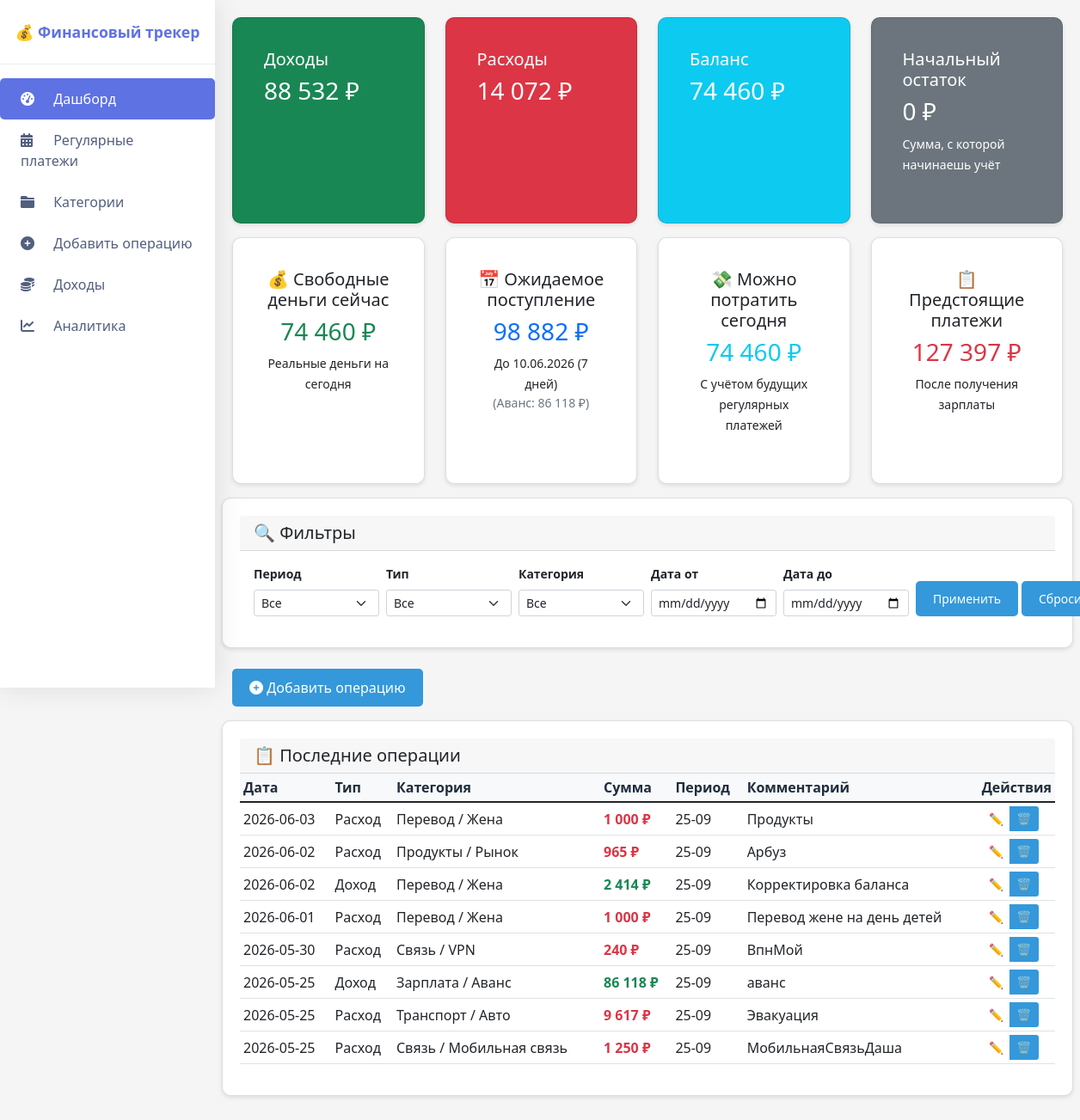
The page / on the database its author committed.
### tables this page shows
CREATE TABLE operations (
                id INTEGER PRIMARY KEY AUTOINCREMENT,
                date TEXT NOT NULL,
                type TEXT NOT NULL,
                category TEXT NOT NULL,
                subcategory TEXT,
                amount REAL NOT NULL,
                comment TEXT,
                period TEXT
            );

### routes/main.py (the view)
    @app.route('/')
    def index():
        apply_regular_payments()
        today = date.today()
        current_money = get_current_money()
        period_filter = request.args.get('period', '')
        type_filter = request.args.get('type', '')
        category_filter = request.args.get('category', '')
        date_from = request.args.get('date_from', '')
        date_to = request.args.get('date_to', '')
        query = 'SELECT * FROM operations WHERE 1=1'
        params = []
        if period_filter:
            query += ' AND period = ?'
            params.append(period_filter)
        if type_filter:
            query += ' AND type = ?'
            params.append(type_filter)
        if category_filter:
            query += ' AND category = ?'
            params.append(category_filter)
        if date_from:
            query += ' AND date >= ?'
            params.append(date_from)
        if date_to:
            query += ' AND date <= ?'
            params.append(date_to)
        query += ' ORDER BY date DESC LIMIT 100'
        with get_db() as conn:
            operations = conn.execute(query, params).fetchall()
            all_categories = [row['name'] for row in conn.execute(
                'SELECT DISTINCT name FROM categories WHERE parent_id IS NULL ORDER BY name').fetchall()]
            total_income = \
            conn.execute('SELECT COALESCE(SUM(amount), 0) FROM operations WHERE type="Доход"').fetchone()[0]
            total_expense = \
            conn.execute('SELECT COALESCE(SUM(amount), 0) FROM operations WHERE type="Расход"').fetchone()[0]
            balance = total_income - total_expense
            planned_salary_row = conn.execute('SELECT value FROM settings WHERE key = "planned_salary"').fetchone()
            planned_salary = float(planned_salary_row['value']) if planned_salary_row else 185000
            advance_row = conn.execute('''
                SELECT amount
                FROM operations
                WHERE type = 'Доход'
                AND category = 'Зарплата'
                AND subcategory = 'Аванс'
                ORDER BY date DESC
                LIMIT 1
            ''').fetchone()
            real_advance = advance_row['amount'] if advance_row else 0
            if real_advance > 0:
                expected_remainder = planned_salary - real_advance
                salary_remainder_text = f"{expected_remainder:,.0f} ₽".replace(",", " ")
                salary_remainder_note = f"(Аванс: {real_advance:,.0f} ₽)".replace(",", " ")
            else:
                expected_remainder = planned_salary
                salary_remainder_text = f"{expected_remainder:,.0f} ₽".replace(",", " ")
                salary_remainder_note = "⚠️ Аванс ещё не внесён"
            income_cats = {}
            expense_cats = {}
            income_main = conn.execute(
                'SELECT * FROM categories WHERE parent_id IS NULL AND type = "Доход" ORDER BY name').fetchall()
            for cat in income_main:
                subcats = conn.execute('SELECT name FROM categories WHERE parent_id = ? ORDER BY name',
                                       (cat['id'],)).fetchall()
                income_cats[cat['name']] = [s['name'] for s in subcats]
            expense_main = conn.execute(
                'SELECT * FROM categories WHERE parent_id IS NULL AND type = "Расход" ORDER BY name').fetchall()
            for cat in expense_main:
                subcats = conn.execute('SELECT name FROM categories WHERE parent_id = ? ORDER BY name',
                                       (cat['id'],)).fetchall()
                expense_cats[cat['name']] = [s['name'] for s in subcats]
        if 10 <= today.day <= 24:
            period_start, period_end = 10, 24
        else:
            period_start, period_end = 25, 9
        next_income = get_next_income_date(today)
        days_to_income = (next_income - today).days
        regular_this_period = get_regular_payments_for_period(today, period_start, period_end)
        regular_total = get_regular_total_for_month()
        unpaid_regular = get_unpaid_regular_payments(today, period_start, period_end)
        free_money_now = current_money + total_income - total_expense - unpaid_regular
        if real_advance > 0:
            expected_income = planned_salary - real_advance
        else:
            expected_income = planned_salary
        future_regular = get_regular_payments_until_date(today, next_income)
        can_spend_today = free_money_now - future_regular
        regular_after_income = get_regular_payments_after_date(today, next_income)
        if can_spend_today < 0:
            spend_warning = "⚠️ Внимание! Денег не хватит на регулярные платежи!"
        else:
            spend_warning = ""
        if free_money_now < 0:
            traffic_light = "red"
            traffic_text = "⚠️ КАССОВЫЙ РАЗРЫВ!"
        elif free_money_now < 5000:
            traffic_light = "yellow"
            traffic_text = "⚠️ Осторожно: остаток меньше 5000 ₽"
        else:
            traffic_light = "green"
            traffic_text = "✅ Всё хорошо"
        return render_template('index.html',
                               operations=operations,
                               total_income=total_income,
                               total_expense=total_expense,
                               balance=balance,
                               free_money_now=free_money_now,
                               expected_income=expected_income,
                               future_regular=future_regular,
                               regular_after_income=regular_after_income,
                               can_spend_today=can_spend_today,
                               spend_warning=spend_warning,
                               days_to_income=days_to_income,
                               next_income=next_income,
                               traffic_light=traffic_light,
                               traffic_text=traffic_text,
                               regular_total=regular_total,
                               regular_this_period=regular_this_period,
                               current_money=current_money,
                               all_categories=all_categories,
                               salary_remainder_text=salary_remainder_text,
                               salary_remainder_note=salary_remainder_note,
                               income_categories=income_cats,
                               expense_categories=expense_cats)

### templates/index.html (shortened to what this page needs)
{% extends "base.html" %}
{% block content %}
<div class="row">
    <div class="col-md-3 mb-3">
        <div class="card text-white bg-success h-100">
            <div class="card-body">
                <h5 class="card-title">Доходы</h5>
                <h3>{{ "{:,.0f}".format(total_income).replace(",", " ") }} ₽</h3>
            </div>
        </div>
    </div>
    <div class="col-md-3 mb-3">
        <div class="card text-white bg-danger h-100">
            <div class="card-body">
                <h5 class="card-title">Расходы</h5>
                <h3>{{ "{:,.0f}".format(total_expense).replace(",", " ") }} ₽</h3>
            </div>
        </div>
    </div>
    <div class="col-md-3 mb-3">
        <div class="card text-white bg-info h-100">
            <div class="card-body">
                <h5 class="card-title">Баланс</h5>
                <h3>{{ "{:,.0f}".format(balance).replace(",", " ") }} ₽</h3>
            </div>
        </div>
    </div>
    <div class="col-md-3 mb-3">
        <div class="card text-white bg-secondary h-100">
            <div class="card-body">
                <h5 class="card-title">Начальный остаток</h5>
                <h3>{{ "{:,.0f}".format(current_money).replace(",", " ") }} ₽</h3>
                <small>Сумма, с которой начинаешь учёт</small>
            </div>
        </div>
    </div>
</div>
<div class="row">
    <div class="col-md-3 mb-3">
        <div class="card h-100">
            <div class="card-body text-center">
                <h5 class="card-title">💰 Свободные деньги сейчас</h5>
                <h3 class="text-success">{{ "{:,.0f}".format(free_money_now).replace(",", " ") }} ₽</h3>
                <small>Реальные деньги на сегодня</small>
            </div>
        </div>
    </div>
    <div class="col-md-3 mb-3">
        <div class="card h-100">
            <div class="card-body text-center">
                <h5 class="card-title">📅 Ожидаемое поступление</h5>
                <h3 class="text-primary">{{ "{:,.0f}".format(expected_income).replace(",", " ") }} ₽</h3>
                <small>До {{ next_income.strftime('%d.%m.%Y') }} ({{ days_to_income }} дней)</small>
                <small class="d-block text-muted">{{ salary_remainder_note }}</small>
            </div>
        </div>
    </div>
    <div class="col-md-3 mb-3">
        <div class="card h-100">
            <div class="card-body text-center">
                <h5 class="card-title">💸 Можно потратить сегодня</h5>
                <h3 class="text-{{ 'danger' if can_spend_today < 0 else 'info' }}">
                    {{ "{:,.0f}".format(can_spend_today).replace(",", " ") }} ₽
                </h3>
                <small>С учётом будущих регулярных платежей</small>
            </div>
        </div>
    </div>
<div class="col-md-3 mb-3">
    <div class="card h-100">
        <div class="card-body text-center">
            <h5 class="card-title">📋 Предстоящие платежи</h5>
            <h3 class="text-danger">{{ "{:,.0f}".format(regular_after_income).replace(",", " ") }} ₽</h3>
            <small>После получения зарплаты</small>
        </div>
    </div>
</div>
<div class="card mb-4">
    <div class="card-header">
        <h5 class="mb-0">🔍 Фильтры</h5>
    </div>
    <div class="card-body">
        <form method="GET" action="{{ url_for('index') }}" class="row g-2">
            <div class="col-md-2">
                <label class="form-label small fw-bold">Период</label>
                <select name="period" class="form-select form-select-sm">
                    <option value="">Все</option>
                </select>
            </div>
            <div class="col-md-2">
                <label class="form-label small fw-bold">Тип</label>
                <select name="type" class="form-select form-select-sm">
                    <option value="">Все</option>
                </select>
            </div>
            <div class="col-md-2">
                <label class="form-label small fw-bold">Категория</label>
                <select name="category" class="form-select form-select-sm">
                    <option value="">Все</option>
                </select>
            </div>
            <div class="col-md-2">
                <label class="form-label small fw-bold">Дата от</label>
                <input type="date" name="date_from" class="form-control form-control-sm">
            </div>
            <div class="col-md-2">
                <label class="form-label small fw-bold">Дата до</label>
                <input type="date" name="date_to" class="form-control form-control-sm">
            </div>
            <div class="col-md-2 d-flex align-items-end gap-1">
                <button type="submit" class="btn btn-primary btn-sm">Применить</button>
                <a href="{{ url_for('index') }}" class="btn btn-secondary btn-sm">Сбросить</a>
            </div>
        </form>
    </div>
</div>
<div class="d-flex justify-content-start mb-3">
    <button type="button" class="btn btn-primary" data-bs-toggle="modal" data-bs-target="#addModal">
        <i class="fas fa-plus-circle"></i> Добавить операцию
    </button>
</div>
<div class="card">
    <div class="card-header">
        <h5 class="mb-0">📋 Последние операции</h5>
    </div>
    <div class="table-responsive">
        <table class="table table-sm table-hover">
            <thead class="table-light">
                <tr>
                    <th>Дата</th>
                    <th>Тип</th>
                    <th>Категория</th>
                    <th>Сумма</th>
                    <th>Период</th>
                    <th>Комментарий</th>
                    <th style="width: 80px;">Действия</th>
                </tr>
            </thead>
            <tbody>
                {% for op in operations %}
                <tr>
                    <td>{{ op.date }}</td>
                    <td>{{ op.type }}</td>
                    <td>{{ op.category }}{% if op.subcategory %} / {{ op.subcategory }}{% endif %}</td>
                    <td class="fw-bold {{ 'text-success' if op.type == 'Доход' else 'text-danger' }}">
                        {{ "{:,.0f}".format(op.amount).replace(",", " ") }} ₽
                    </td>
                    <td>{{ op.period }}</td>
                    <td>{{ op.comment or '-' }}</td>
                    <td>
                        <div class="btn-group btn-group-sm">
                            <button class="btn btn-outline-primary edit-btn" data-id="{{ op.id }}" title="Редактировать">✏️</button>
                            <a href="{{ url_for('delete', id=op.id) }}" class="btn btn-outline-danger" title="Удалить" onclick="return confirm('Удалить операцию?')">🗑️</a>
                        </div>
                    </td>
                </tr>
                {% else %}
                <tr><td colspan="7" class="text-center">Нет операций. Добавьте первую!</td>
                {% endfor %}
            </tbody>
        </table>
    </div>
</div>
{% endblock %}

### rows shown on the page
operations: date "2026-06-03", type "Расход", category "Перевод", subcategory "Жена", amount "1 000", period "25-09", comment "Продукты"
operations: date "2026-06-02", type "Расход", category "Продукты", subcategory "Рынок", amount "965", period "25-09", comment "Арбуз"
operations: date "2026-06-02", type "Доход", category "Перевод", subcategory "Жена", amount "2 414", period "25-09", comment "Корректировка баланса"
operations: date "2026-06-01", type "Расход", category "Перевод", subcategory "Жена", amount "1 000", period "25-09", comment "Перевод жене на день детей"
operations: date "2026-05-30", type "Расход", category "Связь", subcategory "VPN", amount "240", period "25-09", comment "ВпнМой"
operations: date "2026-05-25", type "Доход", category "Зарплата", subcategory "Аванс", amount "86 118", period "25-09", comment "аванс"
operations: date "2026-05-25", type "Расход", category "Транспорт", subcategory "Авто", amount "9 617", period "25-09", comment "Эвакуация"
operations: date "2026-05-25", type "Расход", category "Связь", subcategory "Мобильная связь", amount "1 250", period "25-09", comment "МобильнаяСвязьДаша"

### other values the page prints
{{ "{:,.0f}".format(total_income).replace(",", " ") }} "88 532"
{{ "{:,.0f}".format(total_expense).replace(",", " ") }} "14 072"
{{ "{:,.0f}".format(balance).replace(",", " ") }} "74 460"
{{ "{:,.0f}".format(current_money).replace(",", " ") }} "0"
{{ "{:,.0f}".format(free_money_now).replace(",", " ") }} "74 460"
{{ "{:,.0f}".format(expected_income).replace(",", " ") }} "98 882"
{{ next_income.strftime('%d.%m.%Y') }} "10.06.2026"
{{ salary_remainder_note }} "(Аванс: 86 118 ₽)"
{{ "{:,.0f}".format(can_spend_today).replace(",", " ") }} "74 460"
{{ "{:,.0f}".format(regular_after_income).replace(",", " ") }} "127 397"
